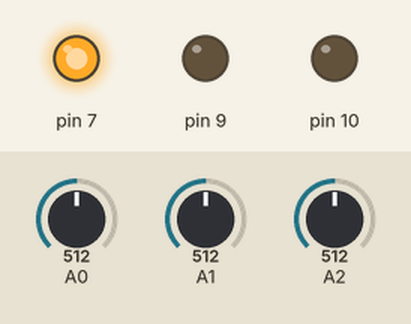
A sketch run on a simulated Arduino Uno, built with avr-gcc and run on an emulated ATmega328P. Parts: output pins drawn as LEDs (lit = HIGH). Inputs (shaded band) come from the test bench; at power-on: A2 = 512, A0 = 512, A1 = 512.

Above: at 1.2 s.
1.3 s: A2 set to 419
2.8 s: A2 set to 387
At 4.1 s:
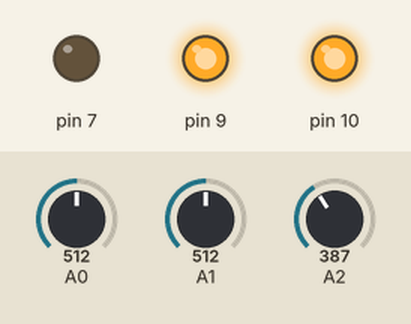
4.4 s: A0 set to 390
At 5.5 s:
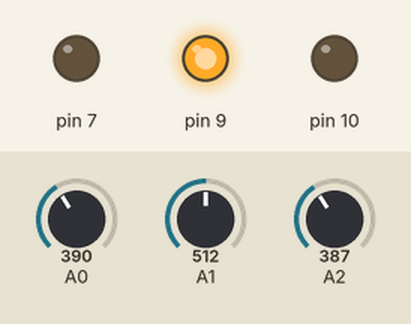
6.0 s: A0 set to 410
At 6.9 s:
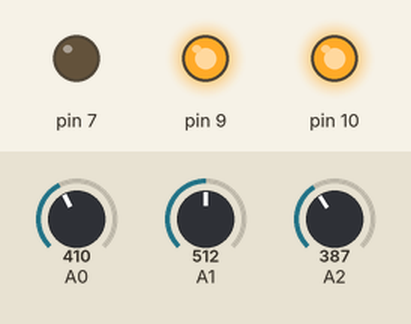
7.6 s: A1 set to 390
At 8.2 s:
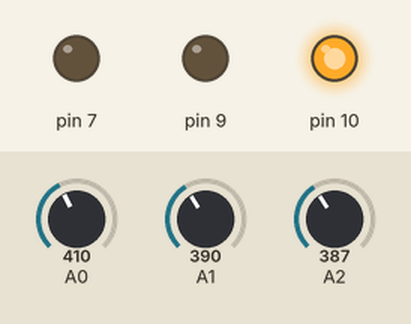
9.2 s: A1 set to 410
At 10.7 s:
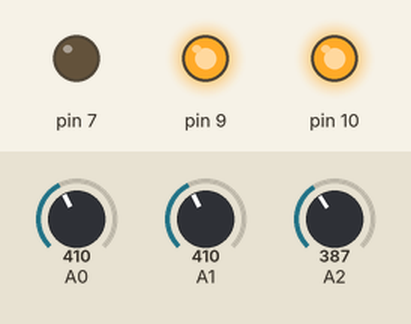
Timing chart, 0 to 11.8 s (numbered marks = the images above; inputs shaded):
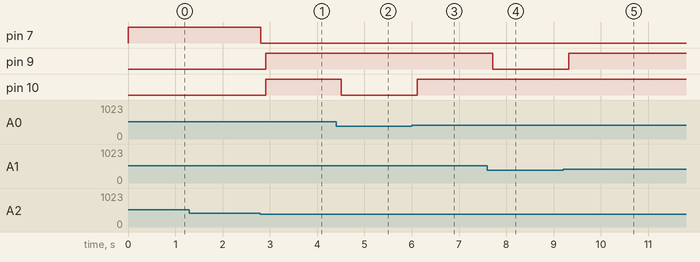

Measured:
- the behaviour switches between 401 and 400 on A2 (found by bisection; images 0 and 1)
- after the input at 1.3 s, every drawn part: stays the same
- after the input at 2.8 s, pin 7: HIGH → LOW at once; pin 9, pin 10: LOW → HIGH after 0.11 s
- after the input at 4.4 s, pin 10: HIGH → LOW after 0.11 s
- after the input at 6.0 s, pin 10: LOW → HIGH after 0.12 s
- after the input at 7.6 s, pin 9: HIGH → LOW after 0.12 s
- after the input at 9.2 s, pin 9: LOW → HIGH after 0.12 s

The sketch:

FIRECONTROL_ROBOT.ino
```cpp
//Fire-Fighting-Robot
int L = 0;
int R = 0;
int F = 0;
void setup()
{
  pinMode(A0, INPUT);
  pinMode(A1, INPUT);
  pinMode(A2, INPUT);
  pinMode(10, OUTPUT);
  pinMode(9, OUTPUT);
  pinMode(7, OUTPUT);
}

void loop()
{
  L = analogRead(A0);
  R = analogRead(A1);
  F = analogRead(A2);

  if (F > 400)
  {
    digitalWrite(7, HIGH);
    digitalWrite(10, LOW);
    digitalWrite(9, LOW);
    delay(100); // Wait for 100 millisecond(s)
  }
  else
  {
      digitalWrite(7, LOW);
      delay(100);
      if (L > 400 && R > 400)
      {
      digitalWrite(10, HIGH);
      digitalWrite(9, HIGH);
      delay(100); // Wait for 100 millisecond(s)
      }

      else if (L > 400 && R < 400)
      {
        digitalWrite(10, HIGH);
        digitalWrite(9, LOW);
        delay(100); // Wait for 100 millisecond(s)

      }

      else if (L < 400 && R > 400)
      {
        digitalWrite(10, LOW);
        digitalWrite(9, HIGH);
        delay(100); // Wait for 100 millisecond(s)

      }

      else {
        digitalWrite(10, LOW);
        digitalWrite(9, LOW);
        delay(100); // Wait for 100 millisecond(s)
      }
    }

}
```
